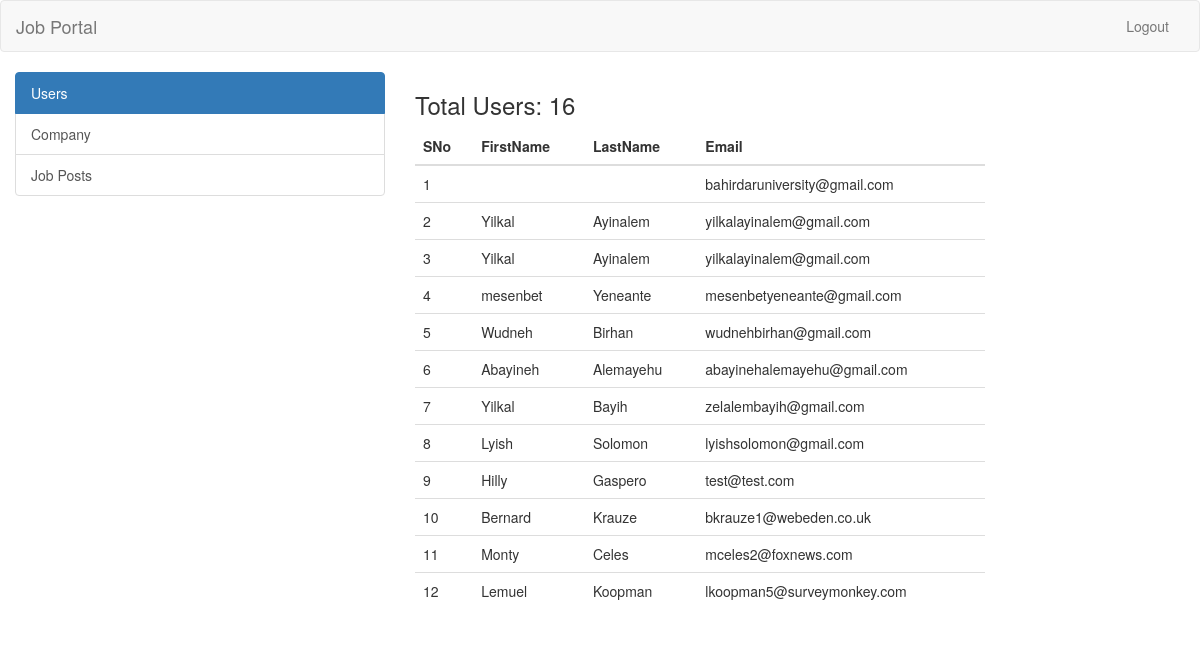
The app's page /admin/user_history.php (signed in) with its own data.
### tables this page shows
CREATE TABLE `user_history` (
  `id_user` int(11) NOT NULL,
  `firstname` varchar(100) NOT NULL,
  `lastname` varchar(100) NOT NULL,
  `email` varchar(100) NOT NULL,
  `password` varchar(100) NOT NULL,
  `address` text NOT NULL,
  `city` varchar(100) NOT NULL,
  `state` varchar(100) NOT NULL,
  `contactno` varchar(100) NOT NULL,
  `qualification` varchar(100) NOT NULL,
  `stream` varchar(100) NOT NULL,
  `passingyear` varchar(100) NOT NULL,
  `dob` varchar(100) NOT NULL,
  `age` varchar(100) NOT NULL,
  `designation` varchar(100) NOT NULL,
  `resume` varchar(100) NOT NULL,
  `hash` varchar(100) DEFAULT NULL,
  `active` int(11) NOT NULL
);

### admin/user_history.php (the view, shortened to what this page needs)
<?php
require_once("../db.php");
?>
<!DOCTYPE html>
<html lang="en">
  <head>
    <link rel="stylesheet" href="https://maxcdn.bootstrapcdn.com/bootstrap/3.3.7/css/bootstrap.min.css">
  </head>
  <body>
    <header>
      <nav class="navbar navbar-default">
        <div class="container-fluid">
          <div class="navbar-header">
            <a class="navbar-brand" href="../index.php">Job Portal</a>
          </div>
          <div class="collapse navbar-collapse" id="bs-example-navbar-collapse-1">
            <ul class="nav navbar-nav navbar-right">
              <li><a href="../logout.php">Logout</a></li>
            </ul>
          </div>
        </div>
      </nav>
    </header>
    <div class="container-fluid">
      <div class="row">
        <div class="col-md-4">
          <div class="list-group">
            <a href="user_history.php" class="list-group-item active">Users</a>
            <a href="company_history.php" class="list-group-item">Company</a>
            <a href="job-posts.php" class="list-group-item">Job Posts</a>
          </div>
        </div>
        <div class="col-md-6">
        <?php
          $sql = "SELECT * FROM users";
          $result = $conn->query($sql);
          if($result->num_rows > 0) {
            echo '<h3>Total Users: ' . $result->num_rows . '</h3>';
          }
        ?>
          <table class="table">
            <thead>
              <th>SNo</th>
              <th>FirstName</th>
              <th>LastName</th>
              <th>Email</th>
            </thead>
            <tbody>
              <?php
                $sql = "SELECT * FROM user_history";
                $result = $conn->query($sql);
                if($result->num_rows > 0) {
                  $i = 0;
                  while($row = $result->fetch_assoc()) {
                    ?>
                      <tr>
                        <td><?php echo ++$i; ?></td>
                        <td><?php echo $row['firstname']; ?></td>
                        <td><?php echo $row['lastname']; ?></td>
                        <td><?php echo $row['email']; ?></td>
                      </tr>
                    <?php
                  }
                }
              ?>
            </tbody>
          </table>
        </div>
      </div>
    </div>
  </body>
</html>

### records on screen
user_history: email "bahirdaruniversity@gmail.com"
user_history: firstname "Yilkal", lastname "Ayinalem", email "yilkalayinalem@gmail.com"
user_history: firstname "Yilkal", lastname "Ayinalem", email "yilkalayinalem@gmail.com"
user_history: firstname "mesenbet", lastname "Yeneante", email "mesenbetyeneante@gmail.com"
user_history: firstname "Wudneh", lastname "Birhan", email "wudnehbirhan@gmail.com"
user_history: firstname "Abayineh", lastname "Alemayehu", email "abayinehalemayehu@gmail.com"
user_history: firstname "Yilkal", lastname "Bayih", email "zelalembayih@gmail.com"
user_history: firstname "Lyish", lastname "Solomon", email "lyishsolomon@gmail.com"
user_history: firstname "Hilly", lastname "Gaspero", email "test@test.com"
user_history: firstname "Bernard", lastname "Krauze", email "bkrauze1@webeden.co.uk"
user_history: firstname "Monty", lastname "Celes", email "mceles2@foxnews.com"
user_history: firstname "Lemuel", lastname "Koopman", email "lkoopman5@surveymonkey.com"

### other values on screen
$result->num_rows "16"
